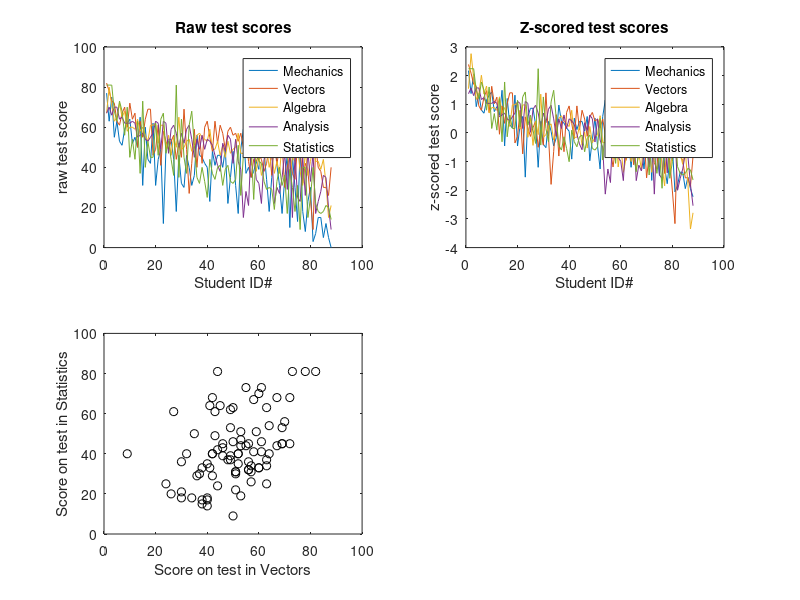

The MATLAB script that drew this image: (Note: this script raises an error after producing the figure.)
% etPCAtest_withAnswers.m: Bootstrap calculation of standard error and
% confidence interval for PCA results
%
% RTB adapted for final exam, 11 October 2017

% What to do: Login to learning catalytics and join the session for the
% module entitled "Last Class". You will answer a series of questions based
% on the guided programming below. Each section begins with a '%%'. Read
% through the comments and follow the instructions provided. In some cases
% you will be asked to answer a question, clearly indicated by 'QUESTION'.
% In other cases, you be asked to supply missing code, indicated by 'TODO'.
% The corresponding question in learning catalytics will be indicated in
% parentheses (e.g. Q1). Once you have supplied the required code, you can
% execute that section by mouse-clicking in that section (The block will
% turn yellow.) and then simultaneously hitting the 'ctrl' and 'enter' keys
% (PC) or 'command' and 'enter' keys (Mac). Note that the first section
% doesn't require you to enter any code, so you can just execute this and
% look at the plot. But make sure you read through the comments so that you
% understand the data.
%
% The data here are students' scores on tests in different subjects
% from Mardia, Kent and Bilby (1979)
% n = 88 students (rows) each took 5 tests (columns), in: 
% Mechanics, Vectors, Algebra, Analysis and Statistics. 
% The first two tests were closed book, the last three open book.

% Principal components analysis (PCA) is a useful tool in multivariate
% analysis, as we often have several variables that are correlated with one
% another. PCA allows us to reduce the dimensions of our data by
% transforming our data into orthogonal 'principal components' which
% are uncorrelated and contain the information of the original dataset
% (but may be difficult to interpret). The principal components, 
% or eigenvectors if you've taken linear algebra, are linear combinations 
% of the original variables of the dataset weighted by their contribution 
% to explaining the data's variance in a particular orthogonal dimension,
% chosen such that the first PC explains the most variance possible, the
% second the next most possible in an orthogonal direction to the first,
% and so on.

% Original source of exercise: Efron, B. & Tibshirani Robert, J. (1993) 
% An introduction to the bootstrap. Chapman & Hall, London u.a. pp. 61-70 
% Adapted by RTB 5/31/2002, originally named bs_ex2.m
% Developed for homework by RAS and RTB, August 2017

%% Concepts covered:
%1. z-scoring to see relationships among different measures
%2. PCA to capture maximal variance ('scientific IQ')
%3. bootstrap to estimate std. error of our PCA-based statistic
%4. bootstrap for confidence intervals by the percentile method

%% Load data and make some plots

% NOTE: You will want to make the figure larger so that you can see
% everything clearly.

% Parmeters for bootstrap iterations and significance level. Don't change
% these!
nBoot = 5000;
myAlpha = 0.05;

load MardiaTestScores.mat
X = [Mechanics,Vectors,Algebra,Analysis,Statistics];
[nStudents,nTests] = size(X);

% Plot the raw data to get a sense of the correlations:
figure, subplot(2,2,1);
plot(X);
xlabel('Student ID#'); ylabel('raw test score');
legend('Mechanics','Vectors','Algebra','Analysis','Statistics');
title('Raw test scores');

% We can do even better by first z-scoring the data
% Note that zscore operates on columns by default, so we are essentially
% normalizing each students score within each test
Z = zscore(X);
subplot(2,2,2);
plot(Z);
xlabel('Student ID#'); ylabel('z-scored test score');
legend('Mechanics','Vectors','Algebra','Analysis','Statistics');
title('Z-scored test scores');

% How well correlated are students on two randomly chosen tests
testNames = {'Mechanics','Vectors','Algebra','Analysis','Statistics'};

% Pick 2 random tests, but not the same one twice
testX = unidrnd(nTests);
testY = testX;
while testY == testX
    testY = unidrnd(nTests);
end

subplot(2,2,3);
plot(X(:,testX),X(:,testY),'ko');

xStr = sprintf('Score on test in %s', testNames{testX});
xlabel(xStr);
yStr = sprintf('Score on test in %s', testNames{testY});
ylabel(yStr);
lsline; % plot least squares regression line
title('Test score correlations');

% Look at the entire correlation matrix:
rhoCols = corr(X);
subplot(2,2,4);
imagesc(rhoCols,[0,1]); colorbar;
xlabel('Test'); ylabel('Test');
title('Correlation matrix for test scores');
set(gca, 'XTick', 1:nTests); % center x-axis ticks on bins
set(gca, 'YTick', 1:nTests); % center y-axis ticks on bins
set(gca, 'XTickLabel', testNames);
set(gca, 'YTickLabel', testNames);
set(gca,'XTickLabelRotation',45)

% QUESTION (Q1): Which two tests are most highly correlated with one another?
% Approach #1: get a better colorbar:
subplot(2,2,4);
colormap('hot')

% Approach #2: find it numerically:
maxLoc = rhoCols == max(max(tril(rhoCols,-1)));
% Ans. Algebra and analysis

%% PCA to capture sources of maximal variance

% We first note that the test scores are correlated: a student who did well
% on one test also tended to do well on the others. In the limit, each
% student (x) could be captured by a single number, Q, that would
% completely describe her performance: x_i = Q_i * v
%
% We could think of Q as each student's scientific IQ. In the language of
% linear algebra (PCA), v is the eigenvector of the covariance matrix (the
% first principle component) and Q_i is the distance along the line defined
% by the eigenvector for each student. The eigenvalues reflect the amount
% of variance explained by each eigenvector, so the ratio of the 1st
% eigenvalue to the sum of all the eigenvalues gives the proportion of
% variance explained by the first principle component. Thus it tells us how
% much of the variability among the different students can be explained by
% a single number, the scientific IQ.

% Calculate the observed value for the variance explained by the first
% principle component:
% coef: the coefficients for the principal components; 1st PC is column 1, etc.
% score: the representations of X in the principal component space
% latent: the eigenvalues of the covariance matrix: variance explained by each PC
[coef,score,latent] = pca(X);

% QUESTION (Q2): What is the proportion of variance explained by the first
% principle component?
thHat = latent(1) / sum(latent);    % 0.6191

%% Bootstrap to calculate standard error of our measure.

% How precise is our value for proportion of variance explained? There is
% no simple formula for this, like there is for the standard error of the
% mean, but we can do it with the bootstrap by taking random samples of the
% rows, with replacement.

% TODO: Bootstrap the standard error for 'thHat' and store the standard
% error in 'thSE'

% Store your bootstrap replicates in 'thBoot'
thBoot = zeros(nBoot,1);
rng default
for k = 1:nBoot
    % TO DO: write a single line of code to randomly sample the rows of our
    % dataset X with replacement. The resulting variable bootSamp, will be
    % an 88x5 double.
    % HINT: This requires careful indexing of our dataset X and can be 
    % accomplished with the use of the unidrnd function to draw numbers
    % from a random uniform distribution with the maximum value set at the
    % number of students.
    bootSamp = X(unidrnd(nStudents,nStudents,1),:);
    
    [~,~,bsLatent] = pca(bootSamp);
    thBoot(k) = bsLatent(1) / sum(bsLatent);
end

% standard error of thHat:
thSE = std(thBoot);

% QUESTION (Q10): What is your value for the standard error?
% Ans. 0.0475

% Make a histogram of the bootstrap replicates and draw a vertical line for
% the actual value ('thHat')
figure, hist(thBoot);
hold on
xlabel('Fraction of variance explained by 1st PC');
ylabel('#');
title('Sampling distribution: prop. total var. explained by 1st PC');
ax = axis;
line([thHat,thHat],[ax(3),ax(4)],'Color','y');

%% Bootstrap of confidence intervals: percentile method

% TODO: Use the values in 'thBoot' to calculate a 95% Confidence Interval
% based on the percentile method.

thBootSorted = sort(thBoot);
iLo = floor((myAlpha/2) * nBoot);   % index corresponding to lower bound
iHi = nBoot - iLo;                  % index corresponding to upper bound
thCIlow = thBootSorted(iLo);
thCIhi = thBootSorted(iHi);

% QUESTION (Q11): What is your value for the lower bound of the 95% CI?
% Ans. 0.5222

% Draw lines for our 95% CIs
h2=line([thCIlow,thCIlow],[ax(3),ax(4)],'Color','r');
line([thCIhi,thCIhi],[ax(3),ax(4)],'Color','r');

legend([h2],'95% CI','Location','Northwest');
